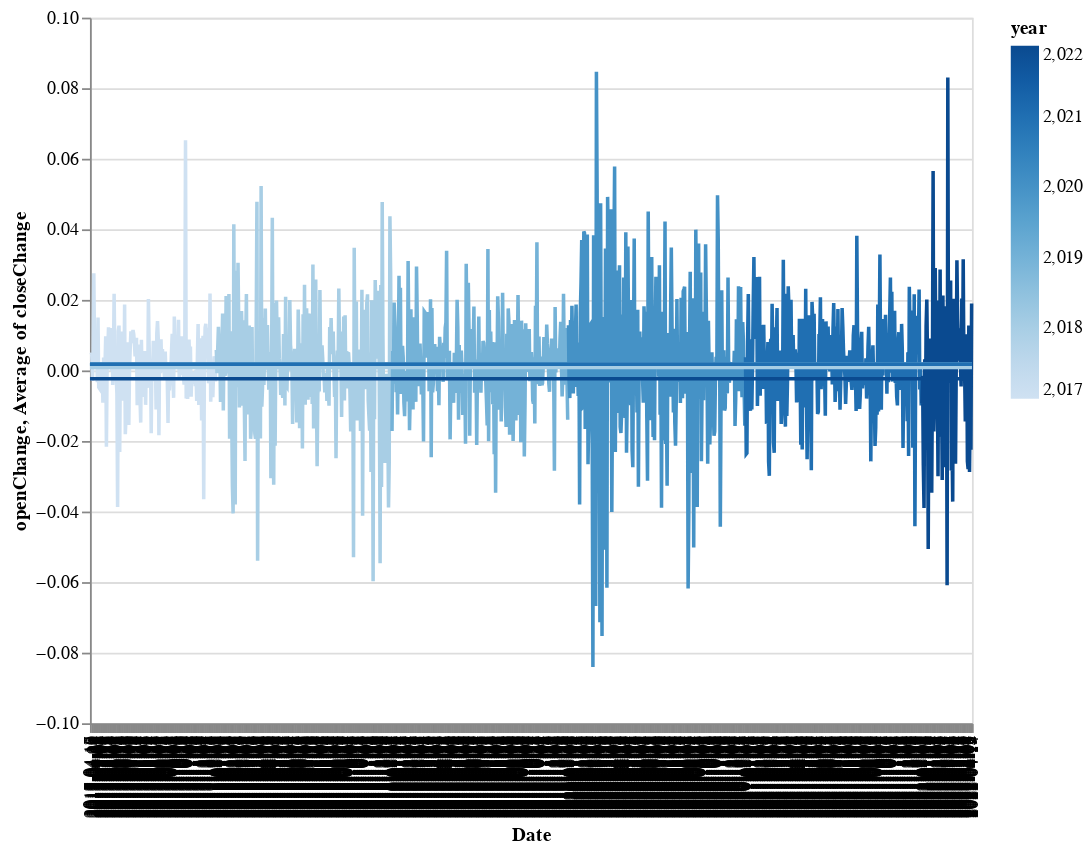

Notebook code for this chart:
### Code cell
open = (alt.
         Chart(dataframe).
         mark_line().
         encode(x='Date', y='openChange', color='year').
         properties(height=400, width=500))
close = (alt.
         Chart(dataframe).
         mark_rule().
         encode(y='average(closeChange)', color='year',   
                size=alt.value(2)))
open + close

### Figure 1 — Vega-Lite specification as saved in the notebook (floating-point values rounded to 4 significant figures; data arrays with more than 128 entries replaced by an {"elided": "..."} marker saying what was removed)
{"config": {"view": {"continuousWidth": 400, "continuousHeight": 300}}, "layer": [{"mark": "line", "encoding": {"color": {"field": "year", "type": "quantitative"}, "x": {"field": "Date", "type": "nominal"}, "y": {"field": "openChange", "type": "quantitative"}}, "height": 400, "width": 500}, {"mark": "rule", "encoding": {"color": {"field": "year", "type": "quantitative"}, "size": {"value": 2}, "y": {"aggregate": "average", "field": "closeChange", "type": "quantitative"}}}], "data": {"name": "data-21fda5f50a08de9b8e875d17896a1d9d"}, "$schema": "https://vega.github.io/schema/vega-lite/v4.17.0.json", "datasets": {"data-21fda5f50a08de9b8e875d17896a1d9d": {"elided": "1260 records"}}}
